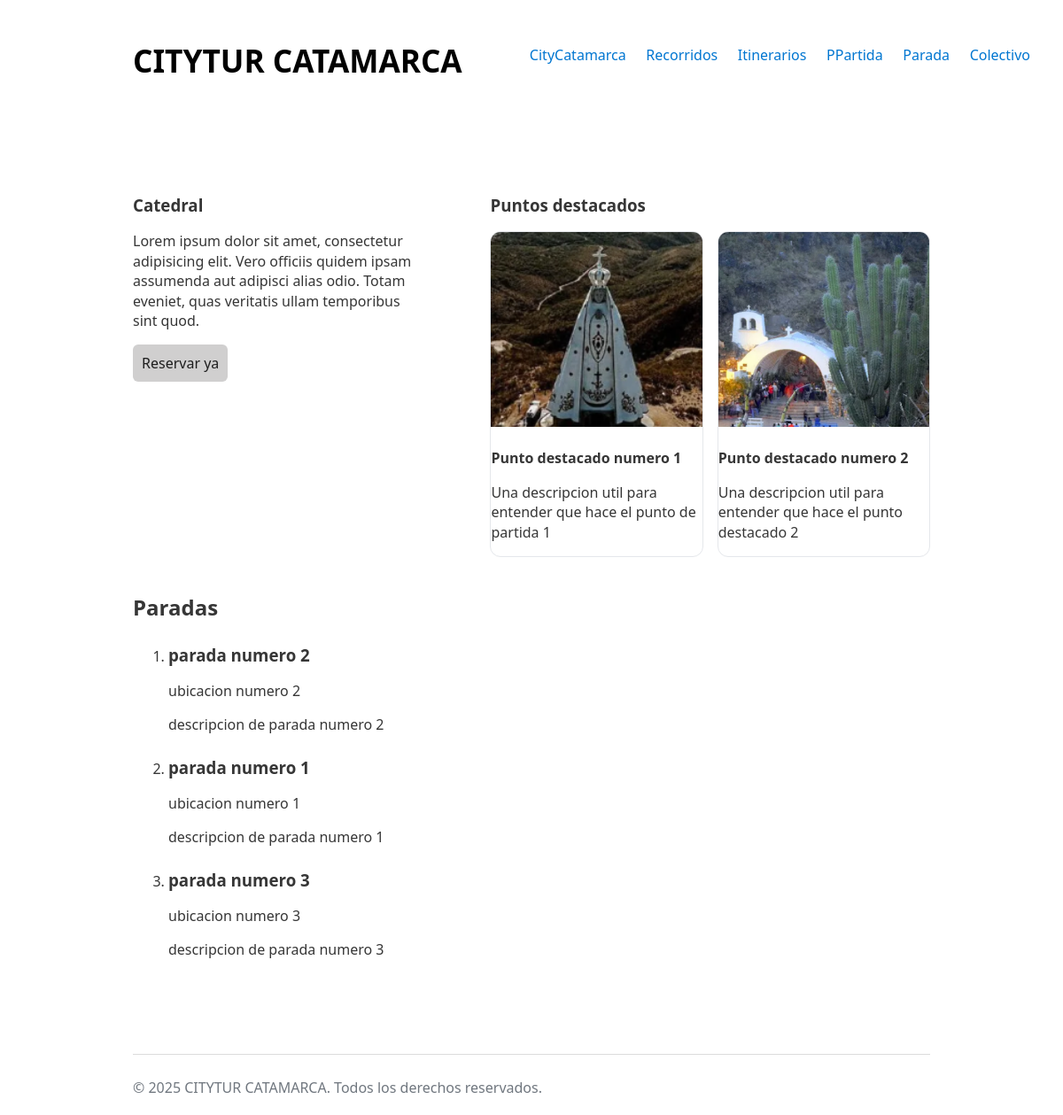
/itinerarios/formulario_it_detalle/12/, run on the app's committed database.
### itinerarios/models.py (models this page shows)
class Itinerario(models.Model):
    nombre = models.CharField(max_length= 50)
    imagen = models.ImageField(
        upload_to='images/',
        null=True,
        blank=True,
        default= 'images/default.png'
)

class PuntoDestacado(models.Model):
    nombre = models.CharField(max_length= 50)
    descripcion = models.CharField(max_length= 200)
    imagen = models.ImageField()
    STATE_CHOICES = [
        ('ELIMINADO', 'Eliminado'),
        ('ACTIVO', 'Activo'),
        ('BAJA', 'Baja'),
    ]
    estado = models.CharField(max_length= 20, choices= STATE_CHOICES, default= 'ACTIVO')
    itinerario = models.ForeignKey(Itinerario, on_delete= models.CASCADE)

class Parada(models.Model):
    nombre = models.CharField(max_length= 50)
    ubicacion = models.CharField(max_length= 50)
    descripcion = models.CharField(max_length= 200)
    itinerario = models.ForeignKey(Itinerario, on_delete= models.CASCADE)

### itinerarios/views.py (the view)
# urls.py: path('formulario_it_detalle/<int:pk>/', views.detalles_itinerario, name='itinerario_detalle')
def detalles_itinerario(request, pk):
    try:
        itinerario = get_object_or_404(Itinerario, pk=pk)
        puntos_destacados = PuntoDestacado.objects.filter(itinerario=itinerario)
        paradas = Parada.objects.filter(itinerario=itinerario).order_by('id')
        return render(request, 'itinerario_detalle.html', {
            'itinerario': itinerario,
            'puntos_destacados': puntos_destacados,
            'paradas': paradas
        })
    except Itinerario.DoesNotExist:
        print("ERROR: el itinerario solicitado no existe.")
        return render(request, 'itinerario_detalle.html', {
            'error': "El itinerario solicitado no existe."
        })
    except Exception as e:
        print("ERROR:", e)
        return render(request, 'itinerario_detalle.html', {
            'error': "Error al cargar el detalle del itinerario."
        })

### itinerarios/templates/itinerario_detalle.html (shortened to what this page needs)
{% extends 'base.html' %}
{% block body_id %}itinerario_detalle{% endblock %}
{% block content %}
    <main>
        <div class="container-it-pd">
            <div class="container-it">
                <h3>{{itinerario.nombre}}</h3>
                <p>Lorem ipsum dolor sit amet, consectetur adipisicing elit. Vero officiis quidem ipsam assumenda aut adipisci alias odio. Totam eveniet, quas veritatis ullam temporibus sint quod.</p>
                <a href="{% url 'reservas:reserva_formulario' itinerario.pk %}" >
                    <button>Reservar ya</button>
                </a>
            </div>
            <div class="container-pd">
                <h3>Puntos destacados</h3>
                <ul class="cards">
                {% for pd in puntos_destacados %}
                    {% if pd.imagen and pd.imagen.name %}
                        <li class="card">
                            <article>
                                <img src="{{ pd.imagen.url }}" alt="{{ pd.nombre }}" loading="lazy">
                                <h4>{{ pd.nombre }}</h4>
                                <p>{{ pd.descripcion }}</p>
                            </article>
                        </li>
                    {% endif %}
                {% endfor %}
                </ul>
            </div>
        </div>
        <section aria-labelledby="paradas-titulo">
            <h2 id="paradas-titulo">Paradas</h2>
            <ol>
            {% for parada in paradas %}
                <li>
                <article>
                    <h3>{{ parada.nombre }}</h3>
                    <p>{{ parada.ubicacion }}</p>
                    {% if parada.descripcion %}<p>{{ parada.descripcion }}</p>{% endif %}
                </article>
                </li>
            {% endfor %}
            </ol>
        </section>
    </main>
{% endblock %}
{% block footer_script %}
    {{ block.super }}
{% endblock %}

### core/static/css/styles.css (style rules this page uses)
:root { --background-body: #fff; --background: #efefef; --background-alt: #f7f7f7; --selection: #9e9e9e; --text-main: #363636; --text-bright: #000; --text-muted: #70777f; --links: #0076d1; --focus: #0096bfab; --border: #dbdbdb; --button-base: #d0cfcf; --button-hover: #9b9b9b; --scrollbar-thumb: rgb(170, 170, 170); --scrollbar-thumb-hover: var(--button-hover); --form-placeholder: #949494; --form-text: #1d1d1d; }
html { scrollbar-color: #040a0f #202b38; scrollbar-color: var(--scrollbar-thumb) var(--background-body); scrollbar-width: thin; }
body { font-family: system-ui, -apple-system, BlinkMacSystemFont, 'Segoe UI', 'Roboto', 'Oxygen', 'Ubuntu', 'Cantarell', 'Fira Sans', 'Droid Sans', 'Helvetica Neue', 'Segoe UI Emoji', 'Apple Color Emoji', 'Noto Color Emoji', sans-serif; line-height: 1.4; max-width: 900px; margin: 20px auto; padding: 0 10px; word-wrap: break-word; color: #363636; color: var(--text-main); background: #fff; background: var(--background-body); text-rendering: optimizeLegibility; }
button { color: #1d1d1d; color: var(--form-text); background-color: #d0cfcf; background-color: var(--button-base); font-family: inherit; font-size: inherit; padding-right: 30px; padding-left: 30px; padding: 10px; border: none; border-radius: 6px; outline: none; }
h1, h2, h3, h4, h5, h6 { margin-bottom: 12px; margin-top: 24px; }
a { text-decoration: none; color: var(--links); }
main { padding-top: 10%; padding-bottom: 10%; }

### itinerarios/templates/itinerario_detalle.html (style rules this page uses)
.cards { display: grid; grid-template-columns: repeat(auto-fill, minmax(200px, 1fr)); gap: 1rem; list-style: none; padding: 0; }
.card { list-style: none; }
.card article { border: 1px solid #e5e7eb; border-radius: 12px; overflow: hidden; background: #fff; }
.card img { width: 100%; height: 220px; object-fit: cover; display:block; }
.container-it-pd { display: flex; flex-direction: row; justify-content: space-between; }
.container-pd { display: block; }
.container-it { max-width: 35%; }

### data on the page
Itinerario: nombre "Catedral"
PuntoDestacado: imagen (picture), nombre "Punto destacado numero 1", descripcion "Una descripcion util para entender que hace el punto de partida 1"
PuntoDestacado: imagen (picture), nombre "Punto destacado numero 2", descripcion "Una descripcion util para entender que hace el punto destacado 2"
Parada: nombre "parada numero 2", ubicacion "ubicacion numero 2", descripcion "descripcion de parada numero 2"
Parada: nombre "parada numero 1", ubicacion "ubicacion numero 1", descripcion "descripcion de parada numero 1"
Parada: nombre "parada numero 3", ubicacion "ubicacion numero 3", descripcion "descripcion de parada numero 3"
